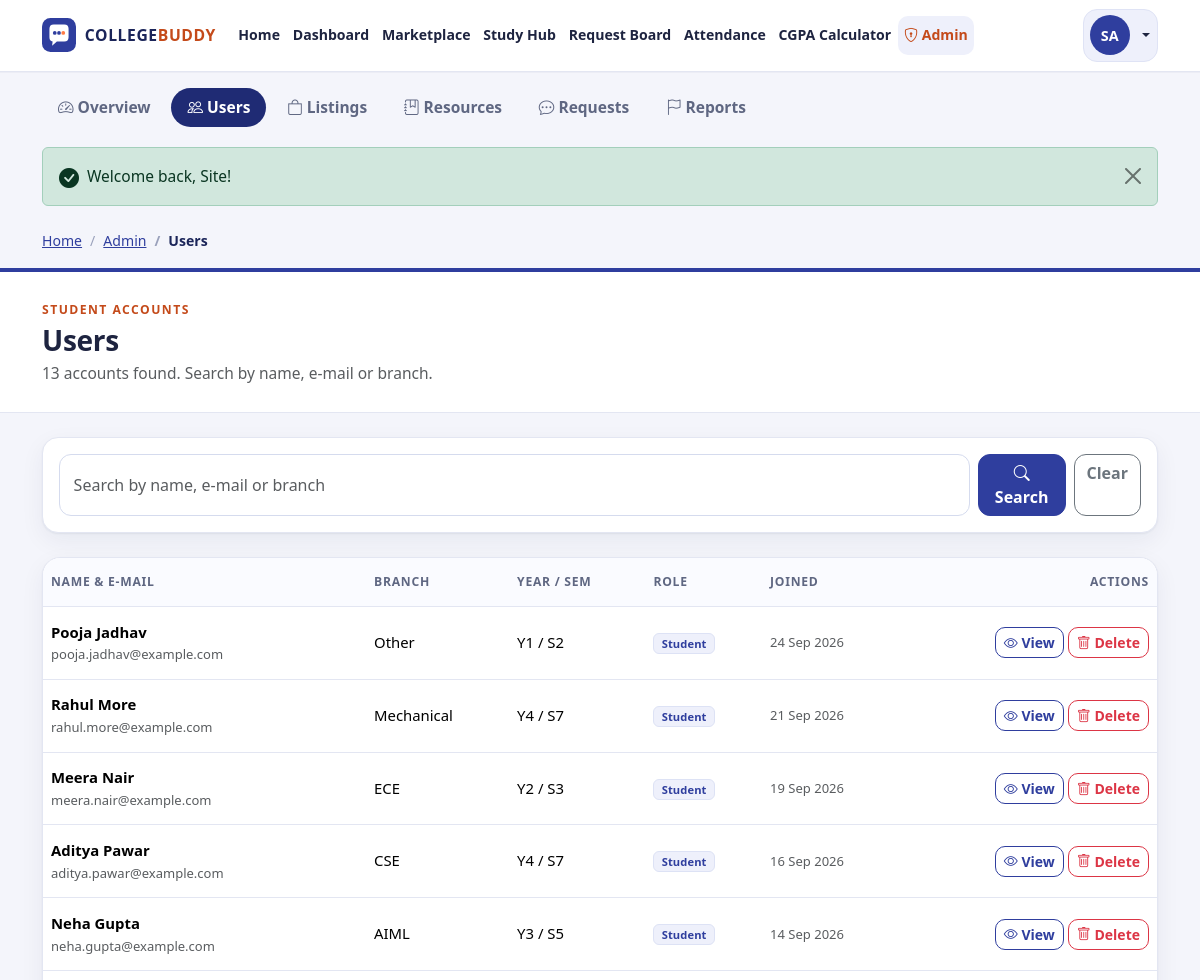
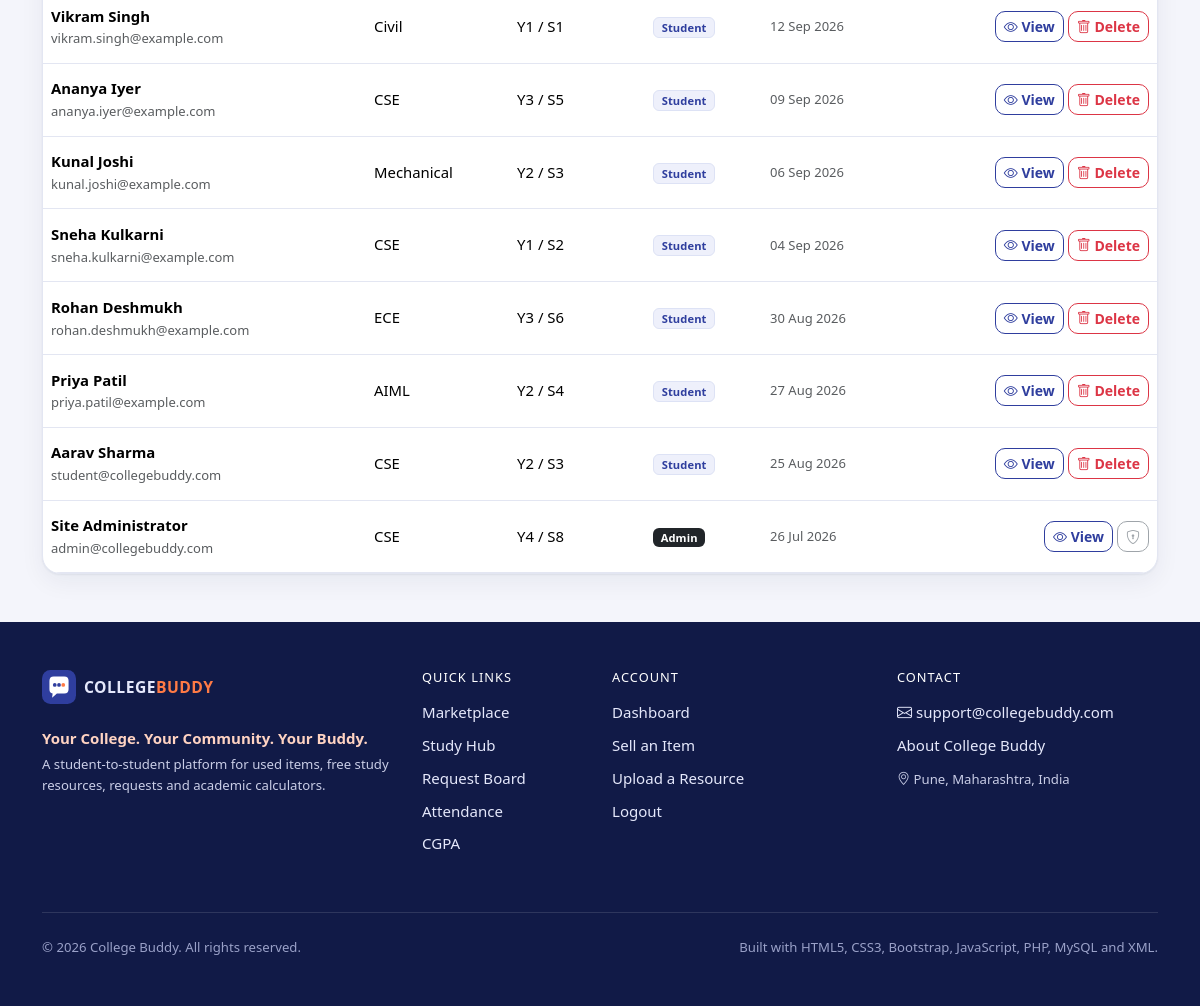
The page /admin/users.php (signed in) on the database its author committed (2 pictures, top to bottom).
### tables this page shows
CREATE TABLE users (
    id          INT UNSIGNED NOT NULL AUTO_INCREMENT,           
    full_name   VARCHAR(100) NOT NULL,
    email       VARCHAR(150) NOT NULL,                          
    password    VARCHAR(255) NOT NULL,                          
    branch      VARCHAR(50)  NOT NULL,                          
    year        TINYINT UNSIGNED NOT NULL,                      
    semester    TINYINT UNSIGNED NOT NULL,                      
    role        ENUM('student', 'admin') NOT NULL DEFAULT 'student',
    created_at  TIMESTAMP NOT NULL DEFAULT CURRENT_TIMESTAMP,
    PRIMARY KEY (id),
    UNIQUE KEY uq_users_email (email),
    KEY idx_users_role (role)
);

### includes/auth.php (called while the page is built, shortened)
<?php
require_once __DIR__ . '/db.php';
require_once __DIR__ . '/functions.php';
function current_user(): ?array
{
    static $cached = false;
    if ($cached !== false) {
        return $cached;
    }
    $id = (int) ($_SESSION['user_id'] ?? 0);
    $row = db_select_one(
        'SELECT id, full_name, email, branch, year, semester, role, created_at FROM users WHERE id = ?',
        'i',
        [$id]
    );
    return $cached = $row;
}
function is_logged_in(): bool
{
    return current_user() !== null;
}

### includes/db.php (called while the page is built, shortened)
<?php
function db(): mysqli
{
    static $conn = null;
    if ($conn === null) {
        $conn = new mysqli(DB_HOST, DB_USER, DB_PASS, DB_NAME);
        $conn->set_charset('utf8mb4');
        $conn->query("SET time_zone = '+05:30'");
    }
    return $conn;
}
function db_select(string $sql, string $types = '', array $params = []): array
{
    $stmt = db()->prepare($sql);
    if ($types !== '') {
        $stmt->bind_param($types, ...$params);
    }
    $stmt->execute();
    $rows = $stmt->get_result()->fetch_all(MYSQLI_ASSOC);
    return $rows;
}
function db_select_one(string $sql, string $types = '', array $params = []): ?array
{
    $rows = db_select($sql, $types, $params);
    return $rows[0] ?? null;
}
function db_count(string $sql, string $types = '', array $params = []): int
{
    $row = db_select_one($sql, $types, $params);
    return $row ? (int) reset($row) : 0;
}

### includes/admin-auth.php (called while the page is built, shortened)
<?php
require_once __DIR__ . '/auth.php';
function require_admin(): void
{
    if (!is_logged_in()) {
        set_flash('warning', 'Please login with an admin account to continue.');
        redirect('login.php?next=' . urlencode(current_relative_url()));
    }
}

### admin/users.php (the view, shortened to what this page needs)
<?php
require_once __DIR__ . '/../includes/auth.php';
require_once __DIR__ . '/../includes/admin-auth.php';
require_admin();
$me = current_user();
$myId = (int) $me['id'];
$q = trim(read_text('q', ''));
$page = max(1, (int) ($_GET['page'] ?? 1));
$perPage = 20;
$where = '';
$tp = '';
$params = [];
$total = db_count("SELECT COUNT(*) AS total FROM users $where", $tp, $params);
$pages = max(1, (int) ceil($total / $perPage));
$page = min($page, $pages);
$users = db_select(
    "SELECT id, full_name, email, branch, year, semester, role, created_at FROM users $where
     ORDER BY created_at DESC, id DESC LIMIT ? OFFSET ?",
    $tp . 'ii',
    array_merge($params, [$perPage, ($page - 1) * $perPage])
);
$activeNav = 'admin';
$adminSection = 'users';
$breadcrumbs = [['Admin', 'admin/dashboard.php'], ['Users', '']];
require __DIR__ . '/../includes/header.php';
?>
<section class="container py-4 pb-5">
    <form method="get" action="<?= href('admin/users.php') ?>" class="card cb-card cb-filter-card mb-4">
        <div class="card-body p-3 d-flex flex-column flex-sm-row gap-2">
            <input type="search" class="form-control" name="q" value="<?= e($q) ?>" placeholder="Search by name, e-mail or branch" aria-label="Search users">
            <button class="btn btn-primary" type="submit"><i class="bi bi-search"></i> Search</button>
            <a class="btn btn-outline-secondary" href="<?= href('admin/users.php') ?>">Clear</a>
        </div>
    </form>
    <?php if (!$users): ?>
        <?php render_empty('bi-people', 'No users match your search.', 'Try a different name, e-mail or branch.'); ?>
    <?php else: ?>
        <div class="card cb-card">
            <div class="table-responsive">
                <table class="table cb-table align-middle mb-0">
                    <thead>
                        <tr>
                            <th scope="col">Name &amp; e-mail</th>
                            <th scope="col" class="d-none d-md-table-cell">Branch</th>
                            <th scope="col" class="d-none d-lg-table-cell">Year / Sem</th>
                            <th scope="col">Role</th>
                            <th scope="col" class="d-none d-lg-table-cell">Joined</th>
                            <th scope="col" class="text-end">Actions</th>
                        </tr>
                    </thead>
                    <tbody>
                        <?php foreach ($users as $u):
                            $protected = $u['role'] === 'admin' || (int) $u['id'] === $myId;
                            ?>
                            <tr>
                                <td>
                                    <div class="fw-semibold"><?= e($u['full_name']) ?></div>
                                    <div class="small text-muted text-break"><?= e($u['email']) ?></div>
                                </td>
                                <td class="d-none d-md-table-cell"><?= e($u['branch']) ?></td>
                                <td class="d-none d-lg-table-cell">Y<?= (int) $u['year'] ?> / S<?= (int) $u['semester'] ?></td>
                                <td><span class="badge <?= $u['role'] === 'admin' ? 'bg-dark' : 'cb-badge-soft' ?>"><?= e(ucfirst($u['role'])) ?></span></td>
                                <td class="d-none d-lg-table-cell small text-muted"><?= e(format_date($u['created_at'])) ?></td>
                                <td class="text-end">
                                    <div class="cb-row-actions d-inline-flex gap-1">
                                        <a class="btn btn-sm btn-outline-primary" href="<?= href('admin/users.php?view=' . (int) $u['id'] . ($q !== '' ? '&q=' . urlencode($q) : '')) ?>"><i class="bi bi-eye"></i> View</a>
                                        <?php if ($protected): ?>
                                            <button class="btn btn-sm btn-outline-secondary" type="button" disabled title="Admin accounts are protected"><i class="bi bi-shield-lock"></i></button>
                                        <?php else: ?>
                                            <form method="post" action="<?= href('admin/users.php') ?>" class="d-inline" data-confirm="Delete this account? Their listings, resources, requests and files will be removed too.">
                                                <button class="btn btn-sm btn-outline-danger" type="submit"><i class="bi bi-trash"></i> Delete</button>
                                            </form>
                                        <?php endif; ?>
                                    </div>
                                </td>
                            </tr>
                        <?php endforeach; ?>
                    </tbody>
                </table>
            </div>
        </div>
    <?php endif; ?>
</section>
<?php require __DIR__ . '/../includes/footer.php'; ?>

### includes/header.php (shortened to what this page needs)
<?php
$activeNav = $activeNav ?? '';
$breadcrumbs = $breadcrumbs ?? [];
$me = current_user();
$flashes = get_flashes();
$navLinks = ['home' => ['Home', 'index.php']];
if ($me) {
    $navLinks['dashboard'] = ['Dashboard', 'dashboard.php'];
}
$navLinks += [
    'marketplace' => ['Marketplace', 'marketplace.php'],
    'study' => ['Study Hub', 'study.php'],
    'requests' => ['Request Board', 'requests.php'],
    'attendance' => ['Attendance', 'attendance.php'],
    'cgpa' => ['CGPA Calculator', 'cgpa.php'],
];
$flashIcons = [
    'success' => 'bi-check-circle-fill', 'danger' => 'bi-exclamation-octagon-fill',
    'warning' => 'bi-exclamation-triangle-fill', 'info' => 'bi-info-circle-fill',
];
?>
<!doctype html>
<html lang="en">
<head>
    <link rel="stylesheet" href="<?= href('css/vendor/bootstrap.min.css') ?>">
    <link rel="stylesheet" href="<?= href('css/vendor/bootstrap-icons.min.css') ?>">
    <link rel="stylesheet" href="<?= href('css/style.css') ?>">
</head>
<body class="cb-body d-flex flex-column min-vh-100">
<header>
    <nav class="navbar navbar-expand-xl cb-navbar sticky-top" aria-label="Main navigation">
        <div class="container">
            <a class="navbar-brand cb-brand" href="<?= href('index.php') ?>" aria-label="College Buddy home">
                <img src="<?= href('images/logo.svg') ?>" alt="" width="34" height="34">
                <span class="cb-brand-text">COLLEGE<span class="cb-brand-accent">BUDDY</span></span>
            </a>
            <div class="collapse navbar-collapse" id="cbNavMenu">
                <ul class="navbar-nav me-auto align-items-xl-center">
                    <?php foreach ($navLinks as $key => [$label, $path]): ?>
                        <li class="nav-item">
                            <a class="nav-link<?= $activeNav === $key ? ' active' : '' ?>" href="<?= href($path) ?>"<?= $activeNav === $key ? ' aria-current="page"' : '' ?>><?= e($label) ?></a>
                        </li>
                    <?php endforeach; ?>
                    <?php if ($me && $me['role'] === 'admin'): ?>
                        <li class="nav-item">
                            <a class="nav-link cb-admin-link<?= $activeNav === 'admin' ? ' active' : '' ?>" href="<?= href('admin/dashboard.php') ?>" title="Admin Dashboard"><i class="bi bi-shield-lock"></i> Admin</a>
                        </li>
                    <?php endif; ?>
                </ul>
                <div class="d-flex flex-column flex-xl-row align-items-stretch align-items-xl-center gap-2 cb-nav-actions">
                    <?php if ($me): ?>
                        <div class="dropdown">
                            <button class="btn cb-user-btn dropdown-toggle w-100 d-flex align-items-center gap-2" type="button"
                                    data-bs-toggle="dropdown" aria-expanded="false">
                                <span class="cb-avatar"><?= e(initials($me['full_name'])) ?></span>
                            </button>
                        </div>
                    <?php else: ?>
                        <a class="btn btn-outline-primary" href="<?= href('login.php') ?>"><i class="bi bi-box-arrow-in-right"></i> Login</a>
                        <a class="btn btn-primary" href="<?= href('register.php') ?>">Register</a>
                    <?php endif; ?>
                </div>
            </div>
        </div>
    </nav>
    <?php if (!empty($adminSection)): ?>
        <div class="container pt-3">
            <ul class="nav nav-pills cb-admin-nav flex-wrap">
                <?php foreach (['dashboard' => ['Overview', 'admin/dashboard.php', 'bi-speedometer2'],
                    'users' => ['Users', 'admin/users.php', 'bi-people'],
                    'listings' => ['Listings', 'admin/listings.php', 'bi-bag'],
                    'resources' => ['Resources', 'admin/resources.php', 'bi-journal-bookmark'],
                    'requests' => ['Requests', 'admin/requests.php', 'bi-chat-dots'],
                    'reports' => ['Reports', 'admin/reports.php', 'bi-flag']] as $key => [$label, $path, $icon]): ?>
                    <li class="nav-item">
                        <a class="nav-link<?= $adminSection === $key ? ' active' : '' ?>" href="<?= href($path) ?>"><i class="bi <?= $icon ?>"></i> <?= e($label) ?></a>
                    </li>
                <?php endforeach; ?>
            </ul>
        </div>
    <?php endif; ?>
</header>
<main id="main-content" class="flex-grow-1">
    <?php if (!empty($flashes)): ?>
        <div class="container pt-3 cb-flash-zone">
            <?php foreach ($flashes as $flash): ?>
                <div class="alert alert-<?= e($flash['type']) ?> alert-dismissible fade show d-flex align-items-start gap-2 mb-2"
                     role="alert" data-autohide="7000">
                    <i class="bi <?= e($flashIcons[$flash['type']] ?? 'bi-info-circle-fill') ?> fs-5 lh-1 mt-1"></i>
                    <div class="flex-grow-1"><?= e($flash['message']) ?></div>
                    <button type="button" class="btn-close" data-bs-dismiss="alert" aria-label="Close"></button>
                </div>
            <?php endforeach; ?>
        </div>
    <?php endif; ?>
    <?php if (!empty($breadcrumbs)): ?>
        <div class="container pt-3">
            <nav aria-label="breadcrumb">
                <ol class="breadcrumb cb-breadcrumb mb-0">
                    <li class="breadcrumb-item"><a href="<?= href('index.php') ?>">Home</a></li>
                    <?php foreach ($breadcrumbs as $i => $crumb): ?>
                        <?php if ($i === array_key_last($breadcrumbs) || empty($crumb[1])): ?>
                            <li class="breadcrumb-item active" aria-current="page"><?= e($crumb[0]) ?></li>
                        <?php else: ?>
                            <li class="breadcrumb-item"><a href="<?= href($crumb[1]) ?>"><?= e($crumb[0]) ?></a></li>
                        <?php endif; ?>
                    <?php endforeach; ?>
                </ol>
            </nav>
        </div>
    <?php endif; ?>

### rows shown on the page
users: full_name "SA", full_name "Site Administrator", email "admin@collegebuddy.com", branch "CSE", year "4", semester "8", role "Admin", created_at "26 Jul 2026"
users: full_name "Pooja Jadhav", email "pooja.jadhav@example.com", branch "Other", year "1", semester "2", role "Student", created_at "24 Sep 2026"
users: full_name "Rahul More", email "rahul.more@example.com", branch "Mechanical", year "4", semester "7", role "Student", created_at "21 Sep 2026"
users: full_name "Meera Nair", email "meera.nair@example.com", branch "ECE", year "2", semester "3", role "Student", created_at "19 Sep 2026"
users: full_name "Aditya Pawar", email "aditya.pawar@example.com", branch "CSE", year "4", semester "7", role "Student", created_at "16 Sep 2026"
users: full_name "Neha Gupta", email "neha.gupta@example.com", branch "AIML", year "3", semester "5", role "Student", created_at "14 Sep 2026"
users: full_name "Vikram Singh", email "vikram.singh@example.com", branch "Civil", year "1", semester "1", role "Student", created_at "12 Sep 2026"
users: full_name "Ananya Iyer", email "ananya.iyer@example.com", branch "CSE", year "3", semester "5", role "Student", created_at "09 Sep 2026"
users: full_name "Kunal Joshi", email "kunal.joshi@example.com", branch "Mechanical", year "2", semester "3", role "Student", created_at "06 Sep 2026"
users: full_name "Sneha Kulkarni", email "sneha.kulkarni@example.com", branch "CSE", year "1", semester "2", role "Student", created_at "04 Sep 2026"
users: full_name "Rohan Deshmukh", email "rohan.deshmukh@example.com", branch "ECE", year "3", semester "6", role "Student", created_at "30 Aug 2026"
users: full_name "Priya Patil", email "priya.patil@example.com", branch "AIML", year "2", semester "4", role "Student", created_at "27 Aug 2026"
users: full_name "Aarav Sharma", email "student@collegebuddy.com", branch "CSE", year "2", semester "3", role "Student", created_at "25 Aug 2026"

### other values the page prints
$label "Home"
$label "Dashboard"
$label "Marketplace"
$label "Study Hub"
$label "Request Board"
$label "Attendance"
$label "CGPA Calculator"
$label "Overview"
$label "Users"
$label "Listings"
$label "Resources"
$label "Requests"
$label "Reports"
$flash['message'] "Welcome back, Site!"
$crumb[0] "Admin"
